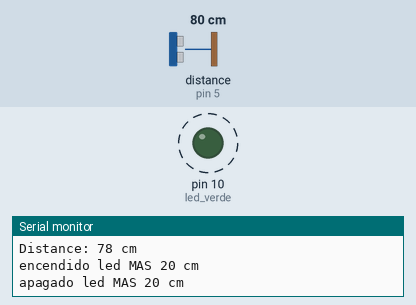
Bench run of a sketch on a simulated Arduino Uno, built with avr-gcc and run on an emulated ATmega328P. Parts: output pins drawn as LEDs (lit = HIGH), the last lines printed to the serial monitor. Wiring (inferred from the names in the program): ultrasonic range finder: trigger pin 6; echo pin 5. Dashed ring = blinking. The inputs (shaded band) are chosen by the test bench; at power-on: distance to the obstacle (sensor on pin 5) 80 cm. The echo pulse lasts 58.3 µs per cm; pins used as bus, display or sensor lines are not drawn.

Above: at 0.8 s.
2.1 s: distance to the obstacle (sensor on pin 5) set to 23 cm
5.6 s: distance to the obstacle (sensor on pin 5) set to 19 cm
At 6.3 s:
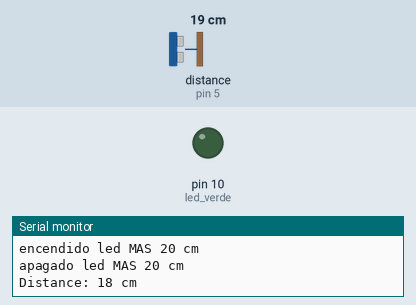
At 7.7 s:
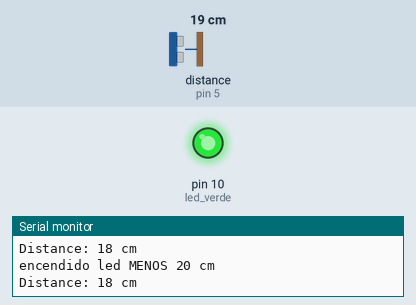
Timing chart, 0 to 9.2 s (numbered marks = the images above; inputs shaded):
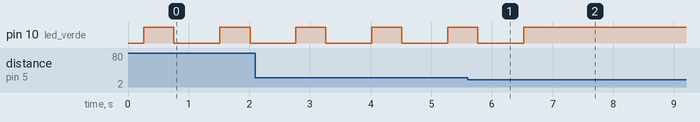

Measured:
- the behaviour switches between 21 and 20 cm on distance to the obstacle (sensor on pin 5) (found by bisection; images 0 and 1)
- after the input at 5.6 s, pin 10 (led_verde): goes on until 6.5 s, then stays HIGH
- by itself, pin 10 (led_verde): alternates HIGH for 0.50 s and LOW for 0.75 s

The sketch:

ej2_sensor_hcsr04.ino
```cpp
//Colazo Florencia, Gimenez Veronica, Grasso Natasha, Larrechart Paula, Pereyra Maria Eugenia, Roude Marisa

#define trigPin  6
#define echoPin  5
#define led_verde 10
long duration, cm, inches;

void setup() {
  Serial.begin (9600);
  pinMode(trigPin, OUTPUT);
  pinMode(echoPin, INPUT);
  pinMode(led_verde, OUTPUT);
}

void loop()
{
  digitalWrite(trigPin, LOW);
  delayMicroseconds(5);
  digitalWrite(trigPin, HIGH);
  delayMicroseconds(10);
  digitalWrite(trigPin, LOW);

  duration = pulseIn(echoPin, HIGH);

  // Calculating the distance
  cm= duration*0.034/2;
  Serial.print("Distance: ");
  Serial.print(cm);
  Serial.println(" cm");

  delay(250);

  if (cm < 20) {
    Serial.println("encendido led MENOS 20 cm");
    digitalWrite(led_verde, HIGH);
   }

  else {
    Serial.println("encendido led MAS 20 cm");
    digitalWrite(led_verde, HIGH);
    delay(500);
    Serial.println("apagado led MAS 20 cm");
    digitalWrite(led_verde, LOW);
    delay(500);

   }
}
```
